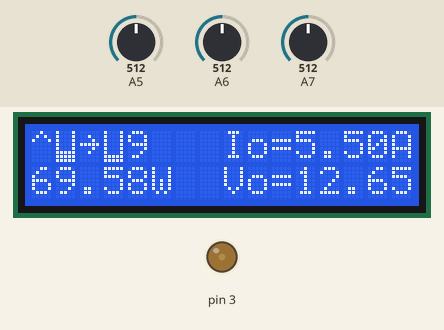
Bench run of a sketch on a simulated Arduino Nano, built with avr-gcc and run on an emulated ATmega328P. Shown: 16×2 character LCD, output pins drawn as LEDs (lit = HIGH). Inputs (shaded band) come from the test bench; at power-on: A6 = 512, A7 = 512, A5 = 512. Pins used as bus, display or sensor lines are not drawn.

Above: at 0.99 s.
1.3 s: A6 set to 541
At 1.77 s:
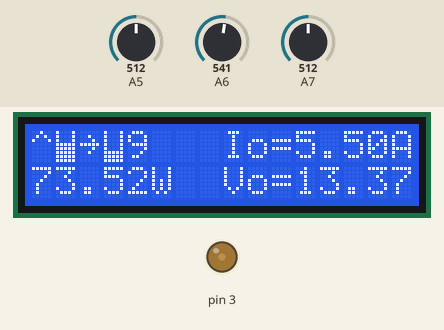
3.4 s: A6 set to 575
At 3.93 s:
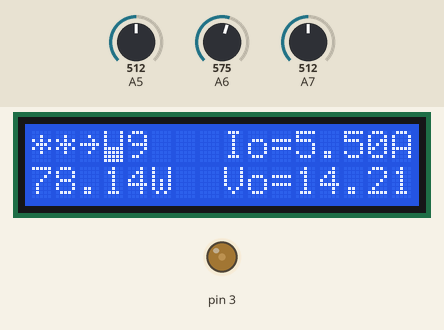
6.1 s: A6 set to 511
At 6.46 s:
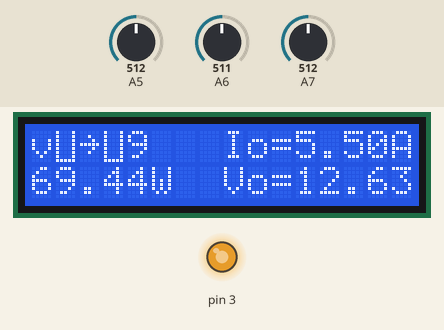
8.5 s: A7 set to 716
At 8.81 s:
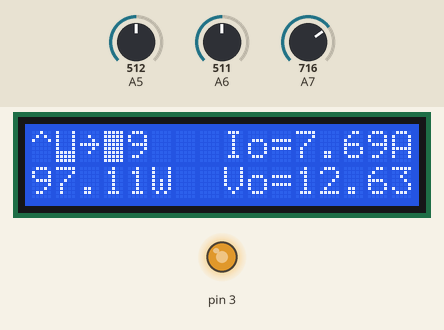
10.5 s: A6 set to 1023
At 10.97 s:
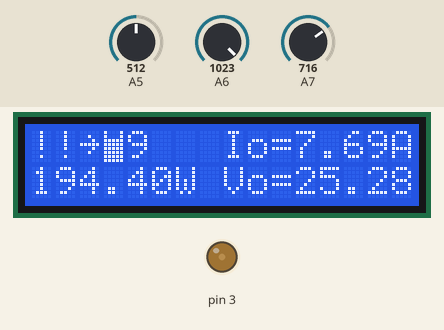
12.9 s: A6 set to 0
At 13.2 s:
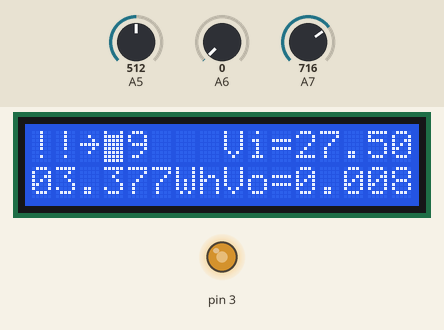
Timing chart, 0 to 19.1 s (numbered marks = the images above; inputs shaded):
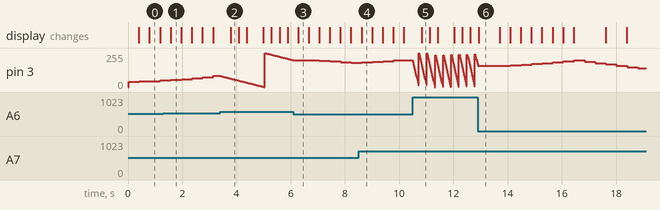

The sketch:

PowerExtractor_with_lcd.ino
```cpp
#include <avr/interrupt.h>
#include <avr/io.h>

#include <LiquidCrystal.h>
LiquidCrystal lcd(2, 4, 7, 8, 11, 12);

// voltage of one div of A/D (based on resistor divider) in Volts
#define VOLTAGE_IN_DIV (1.1/1024)*((220+4.7)/4.7)
#define VOLTAGE_OUT_DIV (1.1/1024)*((220+10)/10)

// current of one div of A/D (based on sensing resistor and sense amplifier) in Amperes per DIV
#define CURRENT_DIV (1.1/1024.0)/0.1
//#define CURRENT_DIV (50*0.03)/1024

// Target voltage: formula TARGET_VOLTAGE=7.2/VOLTAGE_OUT_DIV
#define TARGET_VOLTAGE 558

#define SELF_POWER 5

/* Maximum duty cycle, 100% is 255, we have SEPIC converter, so 100% duty cycle is nonsense to use, it will saturate coils and output
 voltage will be 0.
 */
#define MAX_PWM 200

byte pwm;
byte pwmp;
byte step;
byte key;
volatile int voltage;
volatile int vin;
float wh = 0;
volatile boolean whcount = false;
volatile boolean display_flag = false;
boolean whdisplay = false;
int whperiod = 0;
byte off_counter = 0;
int mppt_counter;
int measure_counter;
volatile int current;
boolean dir;
long lastpower;

#define VOUT_MPPT_RUNNING 0
#define VOUT_POWER_OK 1
#define VOUT_CRITICAL 2

volatile byte vout_flag;
int vout_flag_remove;

// called with frequency of 31,5kHz
ISR(TIMER2_OVF_vect) {
  measure_counter += 1;
  if (measure_counter == 200) {
    //reading twice to get more precise output after switching measurement MUX
    analogRead(A5);
    vin = analogRead(A5);
  }
  else if ( measure_counter==400 ) {
    analogRead(A7);
    current = analogRead(A7);
  }
  else if ( measure_counter==600 ) {
    analogRead(A6);
    voltage = analogRead(A6);
    if (voltage > TARGET_VOLTAGE) {
      pwm--;
      if (voltage > (TARGET_VOLTAGE * 1.05)) {
        vout_flag = VOUT_CRITICAL;
        vout_flag_remove = 15000;
        step = step * 2;
        if (step > 16) {
          step = 16;
        }
        pwm -= step;
      }

      dir = false;
      if (vout_flag == VOUT_MPPT_RUNNING ) {
        vout_flag = VOUT_POWER_OK;
        vout_flag_remove = 5000;
        pwmp=20;
      }
    }
    else if (vout_flag == VOUT_POWER_OK) {
      if (voltage>TARGET_VOLTAGE*0.99) {
        vout_flag_remove = 5000;
      }
      if (pwmp==0) {
        pwm++;
        pwmp=10;
      }
      else {
        pwmp--;
      }
    }
    analogWrite(3, pwm);
    measure_counter=0;
    mppt_counter+=1;
    if (mppt_counter >= 20) {
      mppt_counter = 0;
      if (vout_flag == VOUT_MPPT_RUNNING) mppt_do();
        if (current < 10) {
          off_counter+=1;
          if ( off_counter>= 99) {
            digitalWrite(SELF_POWER,LOW);
            off_counter=99;
          }
        } else {
          off_counter=0;
          digitalWrite(SELF_POWER,HIGH);
        }
        whcount = true;
        display_flag = true;
    }
  }
  if (vout_flag_remove != 0) {
    vout_flag_remove--;
  }
  else if (vout_flag!=VOUT_MPPT_RUNNING) {
    step=1;
    dir=-1;
    vout_flag = VOUT_MPPT_RUNNING;
  }
};

void setup()
{
  analogReference(INTERNAL);
  // Enable interrupt from timer2
  TIMSK2 |= (1 << TOIE2);
  // set up the LCD's number of columns and rows:
  TCCR2B = TCCR2B & 0b11111000 | 0b00000001;
  pwm = 40;
  voltage = 0;
  dir = true;
  step = 1;
  lastpower = 0;
  createChars();
  lcd.begin(16, 2);
  pinMode(2,OUTPUT);
  pinMode(SELF_POWER,OUTPUT);
  digitalWrite(SELF_POWER,HIGH);
  pinMode(A7,INPUT);
  digitalWrite(2,HIGH);
}

void createChars()
{
  byte newChar[8];

  for (byte c = 0; c < 8; c++) {
    for (byte i = 0; i < 8; i++) {
      if (dir) {
        if (i > c) {
          newChar[7 - i] = B10001;
        }
        else {
          newChar[7 - i] = B11111;
        }
      }
    }
    lcd.createChar(c, newChar);
  }
}

void mppt_do()
{
  long power=(voltage*current);
  if (lastpower > power) {
    if (step > 2) {
      step /= 2;
    }
    else {
      if (step > 1) {
        step = 1;
      }
    }
    dir = !dir;
  }
  else {
    step++;
    if (step > 10) {
      step = 10;
    }
  }

  if (dir) {
    if (pwm + step < MAX_PWM) pwm += step;
    else {
      pwm = MAX_PWM;
      dir = false;
    }
  }
  else {
    if (pwm - step > 0) pwm -= step;
    else {
      pwm = 0;
      dir = true;
    }
  }
  lastpower = power;
}

void loop()
{
  if (whcount) addWh();
  if (display_flag) updateDisplay();
}

void updateDisplay() {
  display_flag=false;
  //line 1
  lcd.setCursor(0, 0);
  switch (vout_flag) {
  case VOUT_POWER_OK:
    lcd.print("**");
    break;
  case VOUT_CRITICAL:
    lcd.print("!!");
    break;
  case VOUT_MPPT_RUNNING:
    // step direction
    if (dir) {
      lcd.print("^");
    }
    else {
      lcd.print("v");
    }
    // step bargraph
    byte stepWrite = step - 1;
    if (stepWrite > 7) stepWrite = 7;
    lcd.write(stepWrite);
  }
  // arrow
  lcd.write(byte(0x7e));
  // pwm bargraph
  lcd.write(byte(((pwm - 1) * 8) / 200));
  lcd.print(9-off_counter/10);
  lcd.print("    ");
  lcd.setCursor(8, 0);
  if (whdisplay) {
    lcd.print("Vi=");
    lcd.print(((5. * vin / 1024.) / 470.) * (4700. + 470.));
    lcd.print("V");
  }
  else {
    lcd.print("Io=");
    lcd.print( current * CURRENT_DIV );
    lcd.print("A");
  }
  lcd.print(" ");
  lcd.setCursor(0, 1);
  whperiod++;
  if (whperiod > 30) {
    whdisplay = !whdisplay;
    whperiod = 0;
  }
  if (whdisplay) {
    int wprint = wh * 1000;
    lcd.print(wprint / 10000);
    wprint %= 10000;
    lcd.print(wprint / 1000);
    wprint %= 1000;
    lcd.print(".");
    lcd.print(wprint / 100);
    wprint %= 100;
    lcd.print(wprint / 10);
    wprint %= 10;
    lcd.print(wprint);
    lcd.print("Wh  ");
  }
  else {
    lcd.print((current * CURRENT_DIV) * (voltage * VOLTAGE_OUT_DIV));
    lcd.print("W   ");
  }
  lcd.setCursor(8, 1);
  lcd.print("Vo=");
  lcd.print(voltage * VOLTAGE_OUT_DIV);
}

void addWh()
{
  whcount = false;
  wh += (current * CURRENT_DIV * voltage * VOLTAGE_OUT_DIV) / (0.2625*3600);
}
```

Measured:
- the behaviour switches between 558 and 559 on A6 (found by bisection; images 1 and 2)
- after the input at 3.4 s, the display: changes after 0.39 s (image 2)
- after the input at 6.1 s, the display: changes after 0.18 s (image 3)
- after the input at 8.5 s, the display: changes after 0.11 s (image 4)
- after the input at 10.5 s, the display: changes after 0.33 s (image 5)
- by itself, pin 3: rises from 159/255 to 200/255 in 2.7 s, then falls to 140/255 in 2.3 s
- what the display in image 6 shows lasts 0.8 s, from 12.9 s to 13.7 s
